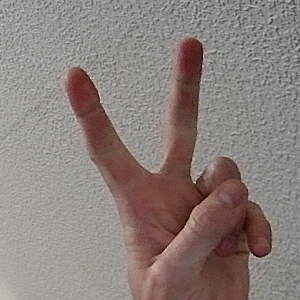
#> input picture test_images/scissors.png, 300 x 300 px
$ jupyter execute remove_background.ipynb
#> lines starting #> are read from the running program, lines starting #| are printed output that depends on the picture; after the words box and inside, x2 and y2 are one past the last pixel; in counts of white or black regions, pixels touching at a corner belong together
## Isolate hand from background
This is a test on one image of a hand gesture and the same ROI with just the background to try to isolate as best as possible the hand.

Background could be very noisy so I'm hoping this will help the CNN to come up with a decision.

[cell 1]
import cv2
import numpy as np
import matplotlib.pyplot as plt

def load_image(path: str) -> np.ndarray:
#> called with path = 'test_images/scissors.png'
    image = cv2.imread(path)
#> image is the input picture: shape (300, 300, 3); mean B, G, R 124.2, 127.8, 138.7
    image = cv2.cvtColor(image, cv2.COLOR_BGR2RGB)
    return image

def display_image(image: np.ndarray) -> None:
    plt.imshow(image, cmap='gray')
    plt.axis('off')
    plt.show()

roi = load_image('test_images/scissors.png')
roi_background = load_image('test_images/bkg.png')
#> call 2 of load_image, with path = 'test_images/bkg.png'
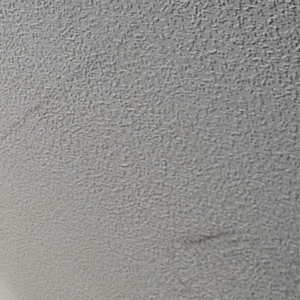
#> input picture test_images/bkg.png, 300 x 300 px
#> in load_image, image is the input picture: shape (300, 300, 3); mean B, G, R 141.5, 143.4, 144.2
threshold_amount = 15
display_image(roi)
# display_image(roi_background)

# Convert roi and background to grayscale
roi_gray = cv2.cvtColor(roi, cv2.COLOR_BGR2GRAY)
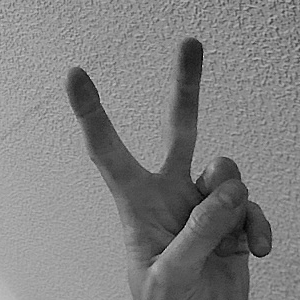
#> roi_gray: shape (300, 300); min 2, max 239, mean 127.9
bkg_gray = cv2.cvtColor(roi_background, cv2.COLOR_BGR2GRAY)
# Calculate absolute difference
diff = cv2.absdiff(roi_gray, bkg_gray)
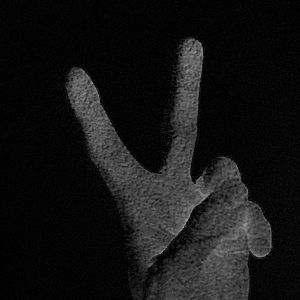
#> diff: shape (300, 300); min 0, max 155, mean 20.4
# Apply adaptative thresholding
_, mask = cv2.threshold(diff, threshold_amount, 255, cv2.THRESH_BINARY)
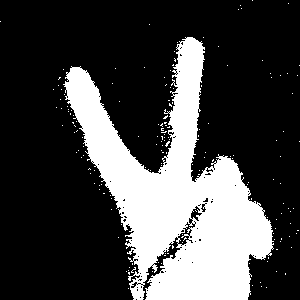
#> mask: shape (300, 300); 26.6% white; 169 white regions (168 under 20 px), largest, box (x1, y1, x2, y2) and area: (63, 37, 274, 300) 23667
# Apply Gaussian blur
mask = cv2.GaussianBlur(mask, (1, 1), 0)
# Perform erosion and dilatation to remove noise and fill holes in hand
kernel_size = 2
mask = cv2.erode(mask, np.ones((kernel_size, kernel_size), np.uint8), iterations=1)
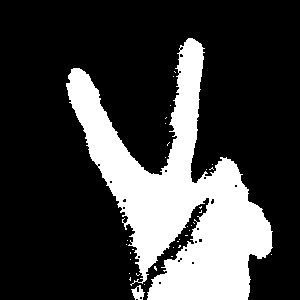
#> mask: shape (300, 300); 24.4% white; 35 white regions (33 under 20 px), largest, box (x1, y1, x2, y2) and area: (66, 38, 273, 300) 21778, (131, 285, 145, 300) 116
kernel_size = 5
mask = cv2.dilate(mask, np.ones((kernel_size, kernel_size), np.uint8), iterations=1)
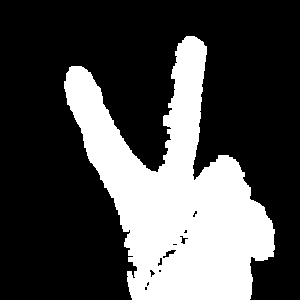
#> mask: shape (300, 300); 29.1% white; 1 white region, box (x1, y1, x2, y2) and area: (64, 36, 275, 300) 26159
# Convert mask to 3 channels
mask = cv2.cvtColor(mask, cv2.COLOR_GRAY2BGR)
# Create new background
new_bkg = np.ones_like(roi) * (200, 200, 200)
# Apply mask to copy of roi
new_roi = roi.copy()
new_roi[:, :] = np.where(mask > 10, roi, new_bkg)
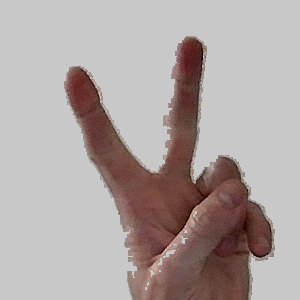
#> new_roi: shape (300, 300, 3); mean R, G, B 175.1, 165, 163.2
# Display new roi
display_image(new_roi)
